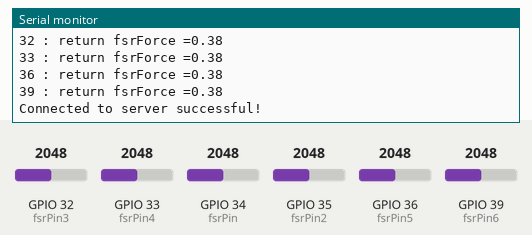
This sketch was run on a simulated ESP32. Shown: the last lines printed to the serial monitor. The inputs (shaded band) are chosen by the test bench; at power-on: GPIO 32 (fsrPin3) = 2048, GPIO 33 (fsrPin4) = 2048, GPIO 34 (fsrPin) = 2048, GPIO 35 (fsrPin2) = 2048, GPIO 36 (fsrPin5) = 2048, GPIO 39 (fsrPin6) = 2048. WiFi joins after 1.5 s; servers stay silent unless stated.

Above: at 3.2 s.
3.3 s: GPIO 32 (fsrPin3) set to 2866
At 3.59 s:
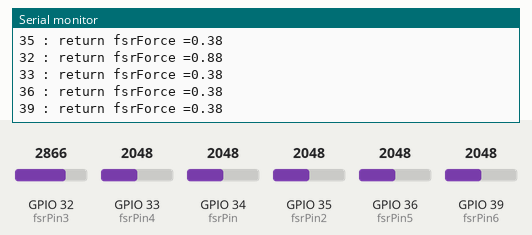
4.8 s: GPIO 33 (fsrPin4) set to 2866
At 5.01 s:
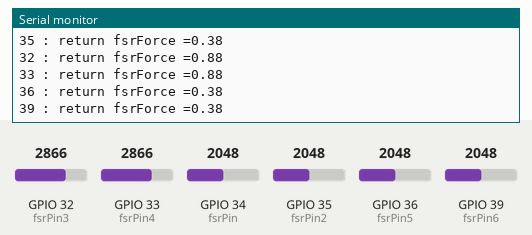
6.3 s: GPIO 34 (fsrPin) set to 2866
At 6.9 s:
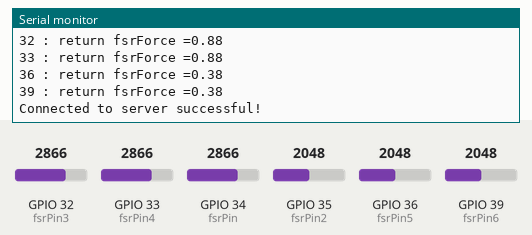
7.8 s: GPIO 35 (fsrPin2) set to 2866
At 7.85 s:
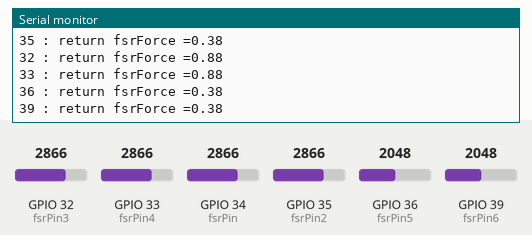
9.3 s: GPIO 36 (fsrPin5) set to 2866
At 10.4 s:
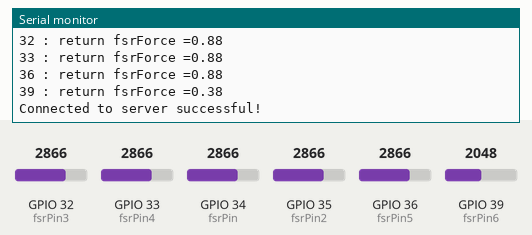
10.8 s: GPIO 39 (fsrPin6) set to 2866
At 11.8 s:
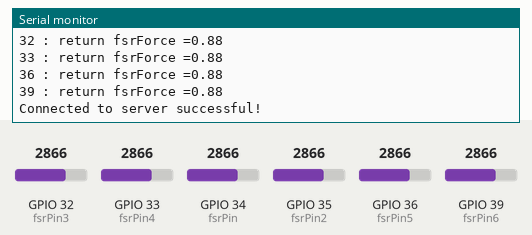
Timing chart, 0 to 13.3 s (numbered marks = the images above; inputs shaded):
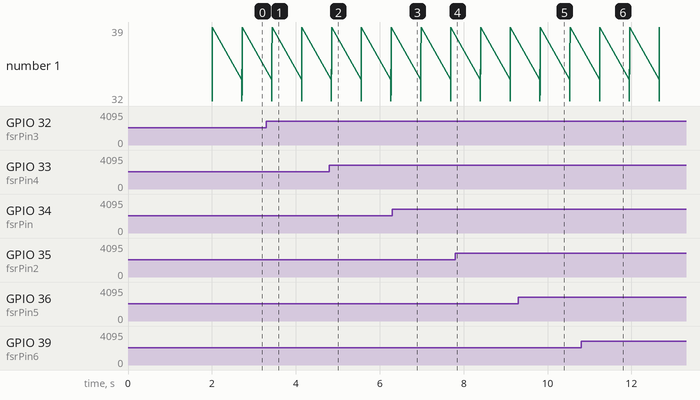

The sketch:

force_final.ino
```cpp
#include <WiFi.h>

const char* ssid = "Tenda_01";
const char* password = "1122334455";

const uint16_t port = 8090;
const char * host = "192.168.5.249";

int fsrPin = 34;     // the FSR and 10K pulldown are connected to a0
int fsrPin2 = 35;
int fsrPin3 = 32;
int fsrPin4 = 33;
int fsrPin5 = 36;
int fsrPin6 = 39;

void setup() {

  Serial.begin(115200);

  WiFi.begin(ssid, password);
  while (WiFi.status() != WL_CONNECTED) {
    delay(1000);
    Serial.println("...");
  }

  Serial.print("WiFi connected with IP: ");
  Serial.println(WiFi.localIP());
}

long fsr(int fsrPin){
  long fsrReading,fsrVoltage;
  double fsrResistance,fsrConductance;
  double fsrForce = 0.0;
  fsrReading = analogRead(fsrPin);
  fsrVoltage = map(fsrReading, 0, 4095, 0, 3300);

  if (fsrVoltage == 0) {
    //Serial.println("No pressure");
  } else {
    fsrResistance = 3300 - fsrVoltage;     // fsrVoltage is in millivolts so 5V = 5000mV
    fsrResistance *= 3300;                // 10K resistor
    fsrResistance /= fsrVoltage;
    fsrConductance = 100000.0;           // we measure in micromhos so

    if (fsrResistance <= 0 ){
      fsrForce = -1;
      //Serial.println(fsrVoltage);
    } else {
      fsrConductance = fsrConductance / fsrResistance;

      if (fsrConductance <= 1000) {
        fsrForce = fsrConductance / 80;
        //Serial.print("Force in Newtons: ");
        //Serial.println(fsrForce);
      }
      else {
        fsrForce = fsrConductance - 1000;
        fsrForce /= 30;
        //Serial.print("Force in Newtons: ");
        //Serial.println(fsrForce);
      }
    }
  }

  Serial.print(fsrPin);
  Serial.print(" : return fsrForce =");Serial.println(fsrForce);
  return fsrForce;
}

void loop() {
  long test_var1;
  long test_var2;
  long test_var3;
  long test_var4;
  long test_var5;
  long test_var6;

  Serial.println("***********");
  test_var1 = fsr(fsrPin);
  test_var2 = fsr(fsrPin2);
  test_var3 = fsr(fsrPin3);
  test_var4 = fsr(fsrPin4);
  test_var5 = fsr(fsrPin5);
  test_var6 = fsr(fsrPin6);

  WiFiClient client;

  if (!client.connect(host, port)) {
        Serial.println("Connection to host failed");
        delay(500);
        return;
    }

    Serial.println("Connected to server successful!");
    client.print("force1 = ");
    client.println(test_var1);
    client.print("force2 = ");
    client.println(test_var2);
    client.print("force3 = ");
    client.println(test_var3);
    client.print("force4 = ");
    client.println(test_var4);
    client.print("force5 = ");
    client.println(test_var5);
    client.print("force6 = ");
    client.println(test_var6);
    client.stop();

  delay(500);
}
```

Measured:
- after the input at 3.3 s, the serial monitor: prints a new line after 0.13 s (image 1)
- after the input at 4.8 s, the serial monitor: prints a new line after 0.05 s (image 2)
- after the input at 9.3 s, the serial monitor: prints a new line after 0.52 s (image 5)
- after the input at 10.8 s, the serial monitor: prints a new line after 0.45 s (image 6)
